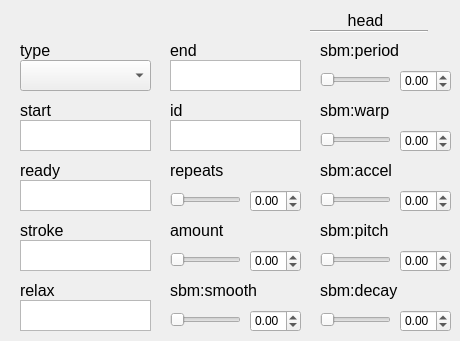
    <widget class="QWidget" name="headTab">
     <attribute name="title">
      <string>head</string>
     </attribute>
     <widget class="QLabel" name="idLabel_77">
      <property name="geometry">
       <rect>
        <x>320</x>
        <y>10</y>
        <width>91</width>
        <height>21</height>
       </rect>
      </property>
      <property name="font">
       <font>
        <pointsize>12</pointsize>
       </font>
      </property>
      <property name="text">
       <string>head</string>
      </property>
      <property name="alignment">
       <set>Qt::AlignCenter</set>
      </property>
     </widget>
     <widget class="Line" name="line_33">
      <property name="geometry">
       <rect>
        <x>310</x>
        <y>30</y>
        <width>118</width>
        <height>3</height>
       </rect>
      </property>
      <property name="orientation">
       <enum>Qt::Horizontal</enum>
      </property>
     </widget>
     <widget class="QComboBox" name="headType">
      <property name="geometry">
       <rect>
        <x>20</x>
        <y>60</y>
        <width>131</width>
        <height>31</height>
       </rect>
      </property>
      <property name="accessibleName">
       <string>type</string>
      </property>
     </widget>
     <widget class="QLabel" name="postureLabel_193">
      <property name="geometry">
       <rect>
        <x>20</x>
        <y>40</y>
        <width>121</width>
        <height>20</height>
       </rect>
      </property>
      <property name="font">
       <font>
        <pointsize>12</pointsize>
       </font>
      </property>
      <property name="text">
       <string>type</string>
      </property>
      <property name="alignment">
       <set>Qt::AlignLeading|Qt::AlignLeft|Qt::AlignVCenter</set>
      </property>
     </widget>
     <widget class="QPlainTextEdit" name="headId">
      <property name="geometry">
       <rect>
        <x>170</x>
        <y>120</y>
        <width>131</width>
        <height>31</height>
       </rect>
      </property>
      <property name="accessibleName">
       <string>id</string>
      </property>
     </widget>
     <widget class="QLabel" name="postureLabel_194">
      <property name="geometry">
       <rect>
        <x>20</x>
        <y>220</y>
        <width>61</width>
        <height>20</height>
       </rect>
      </property>
      <property name="font">
       <font>
        <pointsize>12</pointsize>
       </font>
      </property>
      <property name="text">
       <string>stroke</string>
      </property>
      <property name="alignment">
       <set>Qt::AlignLeading|Qt::AlignLeft|Qt::AlignVCenter</set>
      </property>
     </widget>
     <widget class="QLabel" name="postureLabel_195">
      <property name="geometry">
       <rect>
        <x>20</x>
        <y>160</y>
        <width>61</width>
        <height>20</height>
       </rect>
      </property>
      <property name="font">
       <font>
        <pointsize>12</pointsize>
       </font>
      </property>
      <property name="text">
       <string>ready</string>
      </property>
      <property name="alignment">
       <set>Qt::AlignLeading|Qt::AlignLeft|Qt::AlignVCenter</set>
      </property>
     </widget>
     <widget class="QPlainTextEdit" name="headEnd">
      <property name="geometry">
       <rect>
        <x>170</x>
        <y>60</y>
        <width>131</width>
        <height>31</height>
       </rect>
      </property>
      <property name="accessibleName">
       <string>end</string>
      </property>
     </widget>
     <widget class="QLabel" name="postureLabel_196">
      <property name="geometry">
       <rect>
        <x>20</x>
        <y>280</y>
        <width>61</width>
        <height>20</height>
       </rect>
      </property>
      <property name="font">
       <font>
        <pointsize>12</pointsize>
       </font>
      </property>
      <property name="text">
       <string>relax</string>
      </property>
      <property name="alignment">
       <set>Qt::AlignLeading|Qt::AlignLeft|Qt::AlignVCenter</set>
      </property>
     </widget>
     <widget class="QPlainTextEdit" name="headStroke">
      <property name="geometry">
       <rect>
        <x>20</x>
        <y>240</y>
        <width>131</width>
        <height>31</height>
       </rect>
      </property>
      <property name="accessibleName">
       <string>stroke</string>
      </property>
     </widget>
     <widget class="QLabel" name="postureLabel_197">
      <property name="geometry">
       <rect>
        <x>170</x>
        <y>100</y>
        <width>61</width>
        <height>20</height>
       </rect>
      </property>
      <property name="font">
       <font>
        <pointsize>12</pointsize>
       </font>
      </property>
      <property name="text">
       <string>id</string>
      </property>
      <property name="alignment">
       <set>Qt::AlignLeading|Qt::AlignLeft|Qt::AlignVCenter</set>
      </property>
     </widget>
     <widget class="QLabel" name="postureLabel_199">
      <property name="geometry">
       <rect>
        <x>170</x>
        <y>40</y>
        <width>61</width>
        <height>20</height>
       </rect>
      </property>
      <property name="font">
       <font>
        <pointsize>12</pointsize>
       </font>
      </property>
      <property name="text">
       <string>end</string>
      </property>
      <property name="alignment">
       <set>Qt::AlignLeading|Qt::AlignLeft|Qt::AlignVCenter</set>
      </property>
     </widget>
     <widget class="QPlainTextEdit" name="headReady">
      <property name="geometry">
       <rect>
        <x>20</x>
        <y>180</y>
        <width>131</width>
        <height>31</height>
       </rect>
      </property>
      <property name="accessibleName">
       <string>ready</string>
      </property>
     </widget>
     <widget class="QPlainTextEdit" name="headRelax">
      <property name="geometry">
       <rect>
        <x>20</x>
        <y>300</y>
        <width>131</width>
        <height>31</height>
       </rect>
      </property>
      <property name="accessibleName">
       <string>relax</string>
      </property>
     </widget>
     <widget class="QPlainTextEdit" name="headStart">
      <property name="geometry">
       <rect>
        <x>20</x>
        <y>120</y>
        <width>131</width>
        <height>31</height>
       </rect>
      </property>
      <property name="accessibleName">
       <string>start</string>
      </property>
     </widget>
     <widget class="QLabel" name="postureLabel_201">
      <property name="geometry">
       <rect>
        <x>20</x>
        <y>100</y>
        <width>61</width>
        <height>20</height>
       </rect>
      </property>
      <property name="font">
       <font>
        <pointsize>12</pointsize>
       </font>
      </property>
      <property name="text">
       <string>start</string>
      </property>
      <property name="alignment">
       <set>Qt::AlignLeading|Qt::AlignLeft|Qt::AlignVCenter</set>
      </property>
     </widget>
     <widget class="QDoubleSpinBox" name="headRepeatsBox">
      <property name="geometry">
       <rect>
        <x>250</x>
        <y>190</y>
        <width>51</width>
        <height>22</height>
       </rect>
      </property>
      <property name="accessibleName">
       <string>repeats</string>
      </property>
      <property name="minimum">
       <double>-99.000000000000000</double>
      </property>
     </widget>
     <widget class="QLabel" name="postureLabel_198">
      <property name="geometry">
       <rect>
        <x>170</x>
        <y>160</y>
        <width>121</width>
        <height>20</height>
       </rect>
      </property>
      <property name="font">
       <font>
        <pointsize>12</pointsize>
       </font>
      </property>
      <property name="text">
       <string>repeats</string>
      </property>
      <property name="alignment">
       <set>Qt::AlignLeading|Qt::AlignLeft|Qt::AlignVCenter</set>
      </property>
     </widget>
     <widget class="QSlider" name="headRepeatsSlider">
      <property name="geometry">
       <rect>
        <x>170</x>
        <y>190</y>
        <width>71</width>
        <height>19</height>
       </rect>
      </property>
      <property name="accessibleName">
       <string>repeats</string>
      </property>
      <property name="orientation">
       <enum>Qt::Horizontal</enum>
      </property>
     </widget>
     <widget class="QDoubleSpinBox" name="headAmountBox">
      <property name="geometry">
       <rect>
        <x>250</x>
        <y>250</y>
        <width>51</width>
        <height>22</height>
       </rect>
      </property>
      <property name="accessibleName">
       <string>amount</string>
      </property>
      <property name="minimum">
       <double>-99.000000000000000</double>
      </property>
     </widget>
     <widget class="QLabel" name="postureLabel_200">
      <property name="geometry">
       <rect>
        <x>170</x>
        <y>220</y>
        <width>121</width>
        <height>20</height>
       </rect>
      </property>
      <property name="font">
       <font>
        <pointsize>12</pointsize>
       </font>
      </property>
      <property name="text">
       <string>amount</string>
      </property>
      <property name="alignment">
       <set>Qt::AlignLeading|Qt::AlignLeft|Qt::AlignVCenter</set>
      </property>
     </widget>
     <widget class="QSlider" name="headAmountSlider">
      <property name="geometry">
       <rect>
        <x>170</x>
        <y>250</y>
        <width>71</width>
        <height>19</height>
       </rect>
      </property>
      <property name="accessibleName">
       <string>amount</string>
      </property>
      <property name="orientation">
       <enum>Qt::Horizontal</enum>
      </property>
     </widget>
     <widget class="QDoubleSpinBox" name="headSbmSmoothBox">
      <property name="geometry">
       <rect>
        <x>250</x>
        <y>310</y>
        <width>51</width>
        <height>22</height>
       </rect>
      </property>
      <property name="accessibleName">
       <string>sbm:smooth</string>
      </property>
      <property name="minimum">
       <double>-99.000000000000000</double>
      </property>
     </widget>
     <widget class="QLabel" name="postureLabel_202">
      <property name="geometry">
       <rect>
        <x>170</x>
        <y>280</y>
        <width>121</width>
        <height>20</height>
       </rect>
      </property>
      <property name="font">
       <font>
        <pointsize>12</pointsize>
       </font>
      </property>
      <property name="text">
       <string>sbm:smooth</string>
      </property>
      <property name="alignment">
       <set>Qt::AlignLeading|Qt::AlignLeft|Qt::AlignVCenter</set>
      </property>
     </widget>
     <widget class="QSlider" name="headSbmSmoothSlider">
      <property name="geometry">
       <rect>
        <x>170</x>
        <y>310</y>
        <width>71</width>
        <height>19</height>
       </rect>
      </property>
      <property name="accessibleName">
       <string>sbm:smooth</string>
      </property>
      <property name="orientation">
       <enum>Qt::Horizontal</enum>
      </property>
     </widget>
     <widget class="QLabel" name="postureLabel_203">
      <property name="geometry">
       <rect>
        <x>320</x>
        <y>100</y>
        <width>121</width>
        <height>20</height>
       </rect>
      </property>
      <property name="font">
       <font>
        <pointsize>12</pointsize>
       </font>
      </property>
      <property name="text">
       <string>sbm:warp</string>
      </property>
      <property name="alignment">
       <set>Qt::AlignLeading|Qt::AlignLeft|Qt::AlignVCenter</set>
      </property>
     </widget>
     <widget class="QDoubleSpinBox" name="headSbmWarpBox">
      <property name="geometry">
       <rect>
        <x>400</x>
        <y>130</y>
        <width>51</width>
        <height>22</height>
       </rect>
      </property>
      <property name="accessibleName">
       <string>sbm:warp</string>
      </property>
      <property name="minimum">
       <double>-99.000000000000000</double>
      </property>
     </widget>
     <widget class="QDoubleSpinBox" name="headSbmPeriodBox">
      <property name="geometry">
       <rect>
        <x>400</x>
        <y>70</y>
        <width>51</width>
        <height>22</height>
       </rect>
      </property>
      <property name="accessibleName">
       <string>sbm:period</string>
      </property>
      <property name="minimum">
       <double>-99.000000000000000</double>
      </property>
     </widget>
     <widget class="QLabel" name="postureLabel_204">
      <property name="geometry">
       <rect>
        <x>320</x>
        <y>40</y>
        <width>121</width>
        <height>20</height>
       </rect>
      </property>
      <property name="font">
       <font>
        <pointsize>12</pointsize>
       </font>
      </property>
      <property name="text">
       <string>sbm:period</string>
      </property>
      <property name="alignment">
       <set>Qt::AlignLeading|Qt::AlignLeft|Qt::AlignVCenter</set>
      </property>
     </widget>
     <widget class="QSlider" name="headSbmWarpSlider">
      <property name="geometry">
       <rect>
        <x>320</x>
        <y>130</y>
        <width>71</width>
        <height>19</height>
       </rect>
      </property>
      <property name="accessibleName">
       <string>sbm:warp</string>
      </property>
      <property name="orientation">
       <enum>Qt::Horizontal</enum>
      </property>
     </widget>
     <widget class="QSlider" name="headSbmPeriodSlider">
      <property name="geometry">
       <rect>
        <x>320</x>
        <y>70</y>
        <width>71</width>
        <height>19</height>
       </rect>
      </property>
      <property name="accessibleName">
       <string>sbm:period</string>
      </property>
      <property name="orientation">
       <enum>Qt::Horizontal</enum>
      </property>
     </widget>
     <widget class="QLabel" name="postureLabel_205">
      <property name="geometry">
       <rect>
        <x>320</x>
        <y>160</y>
        <width>121</width>
        <height>20</height>
       </rect>
      </property>
      <property name="font">
       <font>
        <pointsize>12</pointsize>
       </font>
      </property>
      <property name="text">
       <string>sbm:accel</string>
      </property>
      <property name="alignment">
       <set>Qt::AlignLeading|Qt::AlignLeft|Qt::AlignVCenter</set>
      </property>
     </widget>
     <widget class="QDoubleSpinBox" name="headSbmAccelBox">
      <property name="geometry">
       <rect>
        <x>400</x>
        <y>190</y>
        <width>51</width>
        <height>22</height>
       </rect>
      </property>
      <property name="accessibleName">
       <string>sbm:accel</string>
      </property>
      <property name="minimum">
       <double>-99.000000000000000</double>
      </property>
     </widget>
     <widget class="QSlider" name="headSbmAccelSlider">
      <property name="geometry">
       <rect>
        <x>320</x>
        <y>190</y>
        <width>71</width>
        <height>19</height>
       </rect>
      </property>
      <property name="accessibleName">
       <string>sbm:accel</string>
      </property>
      <property name="orientation">
       <enum>Qt::Horizontal</enum>
      </property>
     </widget>
     <widget class="QLabel" name="postureLabel_206">
      <property name="geometry">
       <rect>
        <x>320</x>
        <y>220</y>
        <width>121</width>
        <height>20</height>
       </rect>
      </property>
      <property name="font">
       <font>
        <pointsize>12</pointsize>
       </font>
      </property>
      <property name="text">
       <string>sbm:pitch</string>
      </property>
      <property name="alignment">
       <set>Qt::AlignLeading|Qt::AlignLeft|Qt::AlignVCenter</set>
      </property>
     </widget>
     <widget class="QLabel" name="postureLabel_207">
      <property name="geometry">
       <rect>
        <x>320</x>
        <y>280</y>
        <width>121</width>
        <height>20</height>
       </rect>
      </property>
      <property name="font">
       <font>
        <pointsize>12</pointsize>
       </font>
      </property>
      <property name="text">
       <string>sbm:decay</string>
      </property>
      <property name="alignment">
       <set>Qt::AlignLeading|Qt::AlignLeft|Qt::AlignVCenter</set>
      </property>
     </widget>
     <widget class="QDoubleSpinBox" name="headSbmPitchBox">
      <property name="geometry">
       <rect>
        <x>400</x>
        <y>250</y>
        <width>51</width>
        <height>22</height>
       </rect>
      </property>
      <property name="accessibleName">
       <string>sbm:pitch</string>
      </property>
      <property name="minimum">
       <double>-99.000000000000000</double>
      </property>
     </widget>
     <widget class="QSlider" name="headSbmPitchSlider">
      <property name="geometry">
       <rect>
        <x>320</x>
        <y>250</y>
        <width>71</width>
        <height>19</height>
       </rect>
      </property>
      <property name="accessibleName">
       <string>sbm:pitch</string>
      </property>
      <property name="orientation">
       <enum>Qt::Horizontal</enum>
      </property>
     </widget>
     <widget class="QSlider" name="headSbmDecaySlider">
      <property name="geometry">
       <rect>
        <x>320</x>
        <y>310</y>
        <width>71</width>
        <height>19</height>
       </rect>
      </property>
      <property name="accessibleName">
       <string>sbm:decay</string>
      </property>
      <property name="orientation">
       <enum>Qt::Horizontal</enum>
      </property>
     </widget>
     <widget class="QDoubleSpinBox" name="headSbmDecayBox">
      <property name="geometry">
       <rect>
        <x>400</x>
        <y>310</y>
        <width>51</width>
        <height>22</height>
       </rect>
      </property>
      <property name="accessibleName">
       <string>sbm:decay</string>
      </property>
      <property name="minimum">
       <double>-99.000000000000000</double>
      </property>
     </widget>
    </widget>
